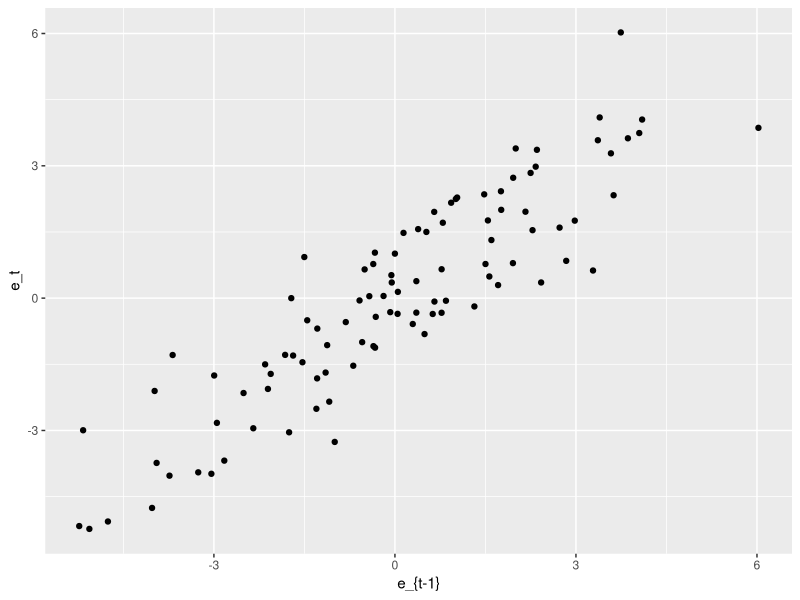
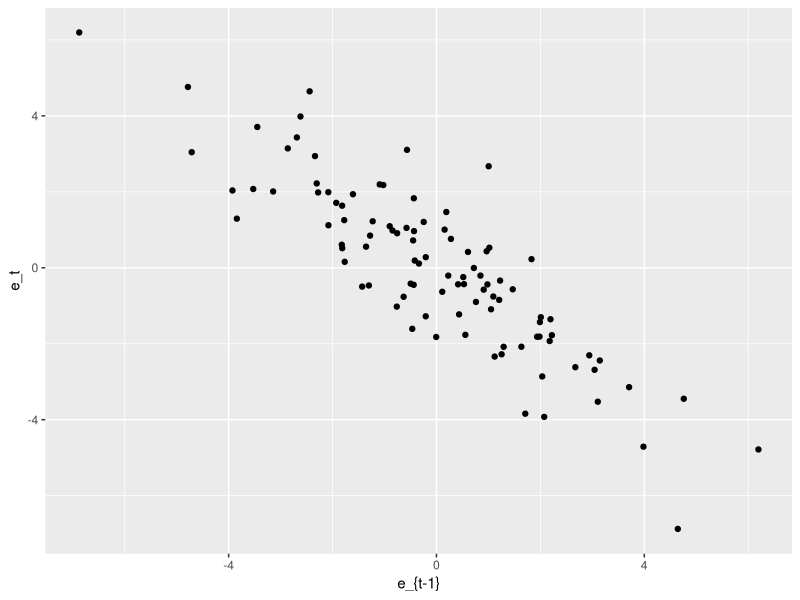
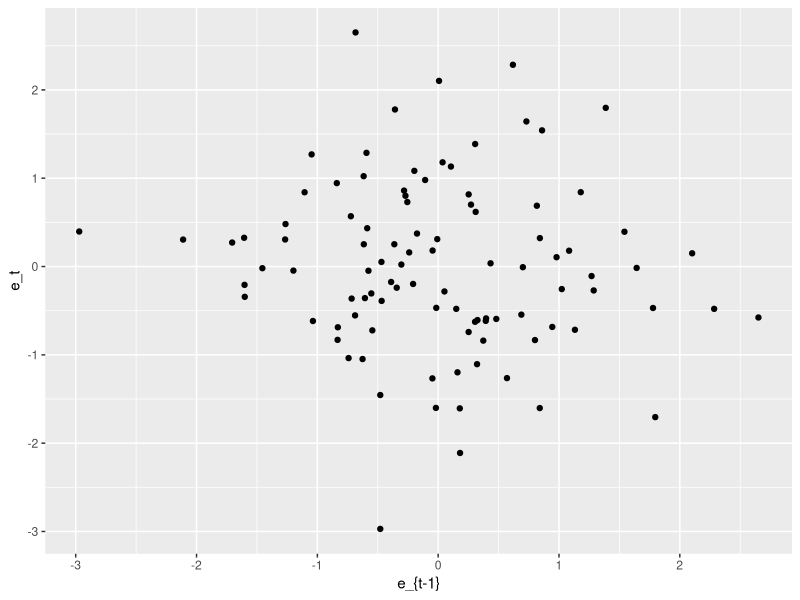

Write the R code that produced these figures, in order.
## ---- chunk 1
library("ggplot2")
n <- 100
eps <- arima.sim(model=list(ar=0.9),n=n)
x <- rnorm(n)
y <- 2+3*x+eps
model <- lm(y~x)
r <- resid(model)
qplot(head(r,-1),tail(r,-1),ylab="e_t",xlab="e_{t-1}")
## ---- chunk 2
n <- 100
eps <- arima.sim(model=list(ar=-0.9),n=n)
x <- rnorm(n)
y <- 2+3*x+eps
model <- lm(y~x)
r <- resid(model)
qplot(head(r,-1),tail(r,-1),ylab="e_t",xlab="e_{t-1}")
## ---- chunk 3
n <- 100
eps <- rnorm(n)
x <- rnorm(n)
y <- 2+3*x+eps
model <- lm(y~x)
r <- resid(model)
qplot(head(r,-1),tail(r,-1),ylab="e_t",xlab="e_{t-1}")
